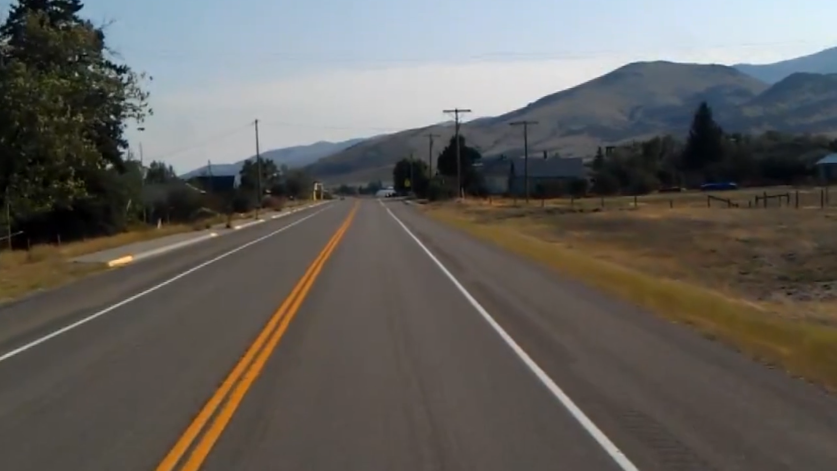
#> input picture NAVEGACION_AUTONOMA/semana_2/02_Computer_Vision_rec_apoyosem6/image_lane_test.png, 1673 x 942 px (shown at 1/2 size)
$ jupyter execute --allow-errors 2.4_transformada_de_Hough_b.ipynb
#> lines starting #> are read from the running program, lines starting #| are printed output that depends on the picture; after the words box and inside, x2 and y2 are one past the last pixel; in counts of white or black regions, pixels touching at a corner belong together
<a href="https://maestriasydiplomados.tec.mx/posgrados/maestria-en-inteligencia-artificial-aplicada"></a>
<h1> <div align="center"> Dr. David Antonio-Torres</div> </h1>

# TRANSFORMADA DE HOUGH
### Detección de bordes es un procesamiento previo a la detección de líneas con la Transformada de Hough
### Así mismo, se incluye la creación de una Región de Interés

## Entorno de ejecución y referencias

🔗 **Repositorio GitHub:** [https://github.com/joelbecv/MNA_WORKSPACE](https://github.com/joelbecv/MNA_WORKSPACE)
📁 **Archivo:** `2.4_transformada_de_Hough_b.ipynb`

### ¿Dónde puedo correr este notebook?

| Entorno | Estado | Tiempo estimado |
|---------|--------|-----------------|
| 💻 Mac M5 (local) | ✅ Funciona | < 2 min |
| ☁️ Google Colab | ✅ Funciona | < 2 min |

# Se cargan las bibliotecas necesarias

[cell 1]
import matplotlib.image as mpimg
import matplotlib.pyplot as plt
import numpy as np
import cv2

# Se carga la imagen en escala de grises, se aplica *blurring* y se obtienen los bordes con *Canny*

#> (a cell that did not finish here is left out)

[cell 3]
img_bgr = cv2.imread('image_lane_test.png')
#> img_bgr is the input picture: shape (942, 1673, 3); mean B, G, R 93, 97, 99.6
img_grey = cv2.cvtColor(img_bgr, cv2.COLOR_BGR2GRAY)
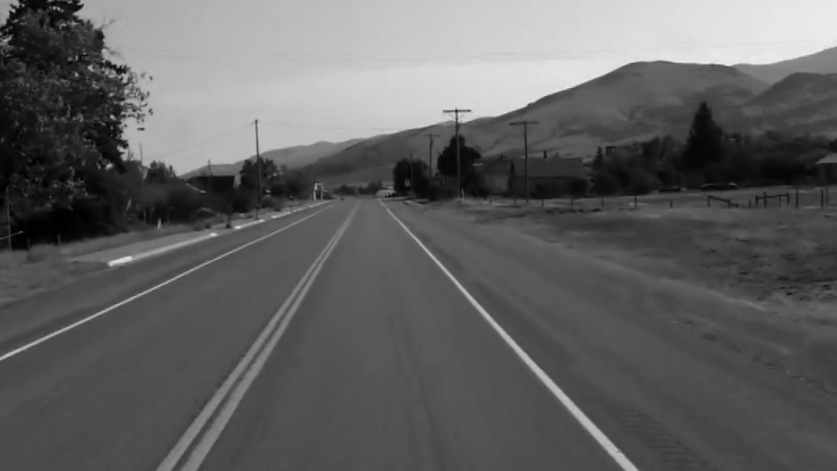
#> img_grey: shape (942, 1673) (shown at 1/2 size); min 0, max 244, mean 97.3
img_rgb = cv2.cvtColor(img_bgr, cv2.COLOR_BGR2RGB)
img_blur = cv2.GaussianBlur(img_grey,(3,3), 0, 0)
img_canny = cv2.Canny(img_blur, 40, 120)
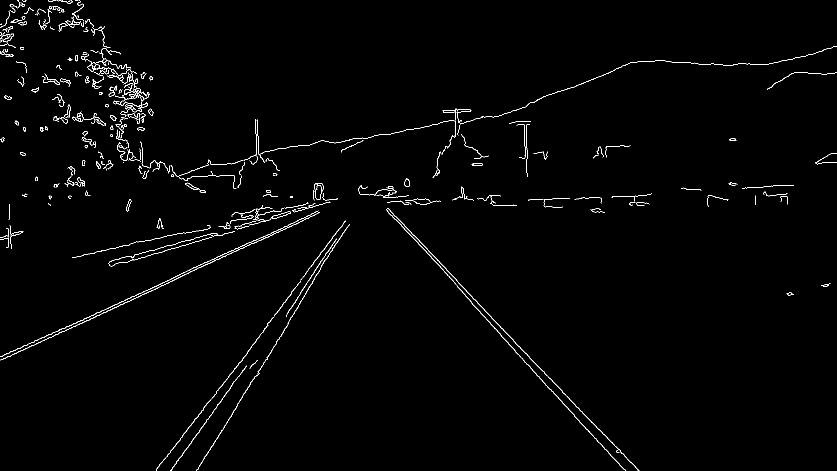
#> img_canny: shape (942, 1673) (shown at 1/2 size); 1.2% white in thin lines or dots
plt.imshow(img_canny, cmap='gray')

[cell 4]
img_canny.shape
#> Out = (942, 1673)

# Se crea la ROI y se aplica a la imagen en escala de grises que resulta de aplicar *Canny*

[cell 5]
vertices = np.array([[(200,942),(600, 450), (900, 450), (1300,942)]], dtype=np.int32)
img_roi = np.zeros_like(img_grey)
cv2.fillPoly(img_roi, vertices, 255)
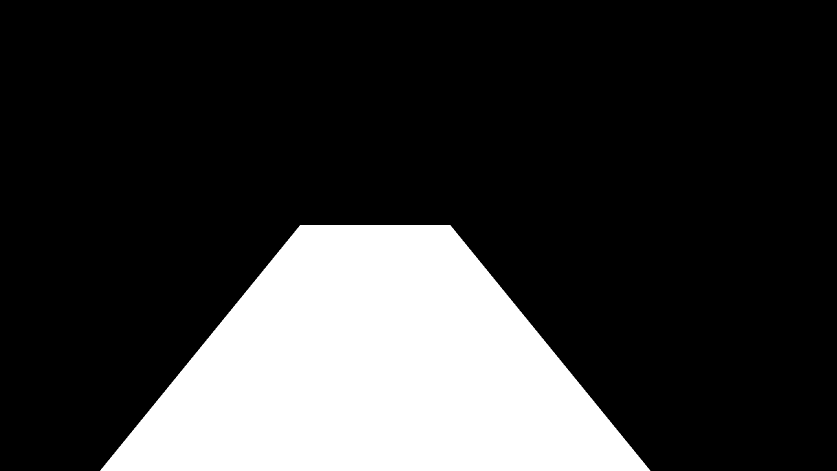
#> img_roi: shape (942, 1673) (shown at 1/2 size); 21.9% white; 1 white region, box (x1, y1, x2, y2) and area: (200, 450, 1301, 942) 344892
img_mask = cv2.bitwise_and(img_canny, img_roi)
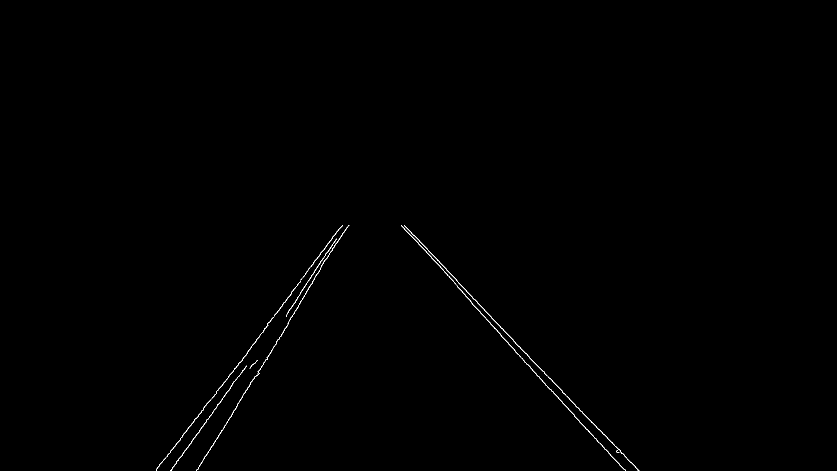
#> img_mask: shape (942, 1673) (shown at 1/2 size); 0.26% white in thin lines or dots, all inside (x1, y1, x2, y2) = (313, 450, 1279, 942)
plt.imshow(img_mask, cmap='gray')

# Se aplica la Transformada de Hough

### Se eligen parámetros en función de las características de la imagen
### Las líneas encontradas se dibujan en una imagen con fondo negro
### Usando la función *addWeighted* se hace una combinación de la imagen a color original y las líneas encontradas por la Transformada de Hough

[cell 6]
rho = 2            # resolución de rho en pixeles
theta = np.pi/180  # resolución de theta en radianes
threshold = 40     # mínimo número de votos para ser considerado una línea
min_line_len = 50  # mínimo número de pixeles para que se forme una línea
max_line_gap = 10  # máximo espacio en pixeles entre segmentos de línea
lines = cv2.HoughLinesP(img_mask, rho, theta, threshold, np.array([]), minLineLength=min_line_len, maxLineGap=max_line_gap)
#> lines = 31 rows, first 6: [822, 471, 868, 521], [342, 940, 461, 775], [945, 596, 1058, 713], [1031, 704, 1148, 829], [393, 941, 576, 647], [421, 800, 479, 724]
# se crea un fondo negro del tamaño de la imagen con bordes
img_lines = np.zeros((img_mask.shape[0], img_mask.shape[1], 3), dtype=np.uint8)
# se dibujan cada una de las líneas sobre la imagen con fondo negro
for line in lines:
    for x1,y1,x2,y2 in line:
        cv2.line(img_lines, (x1, y1), (x2, y2), [255, 0, 0], 30)
#> this loop made 31 passes
#> line on passes 1 to 12: [[822, 471, 868, 521]], [[342, 940, 461, 775]], [[945, 596, 1058, 713]], [[1031, 704, 1148, 829]], [[393, 941, 576, 647]], [[421, 800, 479, 724]], [[583, 583, 679, 456]], [[475, 808, 516, 742]], [[892, 539, 954, 603]], [[1139, 799, 1225, 885]], [[874, 526, 974, 640]], [[481, 724, 589, 576]]
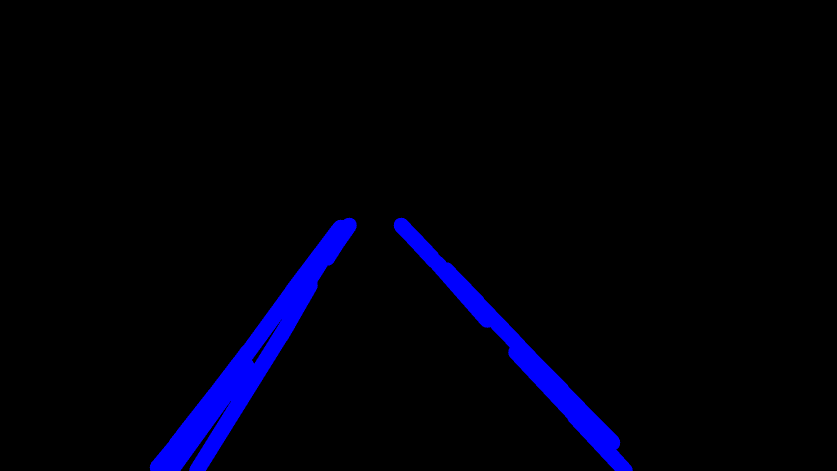
#> img_lines: shape (942, 1673, 3) (shown at 1/2 size); mean of channels 0, 1, 2 10.7, 0, 0; drawn as B, G, R
# se imprimen las líneas encontradas
print(lines)
#> (printed output is left out)

[cell 7]
alpha = 1
beta = 1
gamma = 1
img_lane_lines = cv2.addWeighted(img_rgb, alpha, img_lines, beta, gamma)
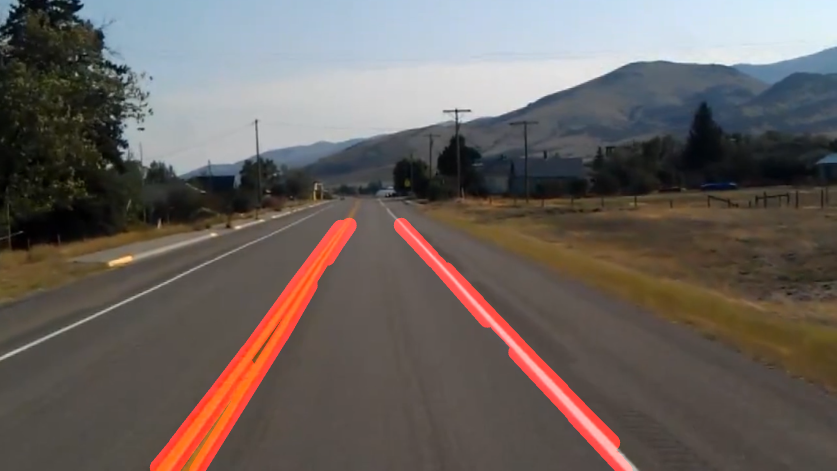
#> img_lane_lines: shape (942, 1673, 3) (shown at 1/2 size); mean R, G, B 106, 98, 94
plt.imshow(img_lane_lines)
